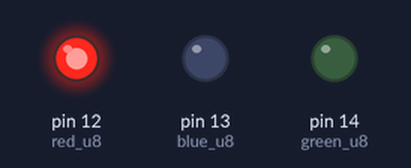
The sketch below on a simulated Arduino Uno, built with avr-gcc and run on an emulated ATmega328P. On the bench: output pins drawn as LEDs (lit = HIGH).

Above: at 0.5 s.
At 1.5 s:
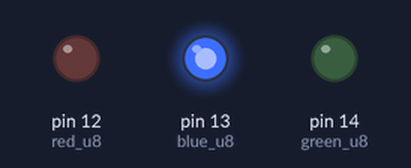
At 5.5 s:
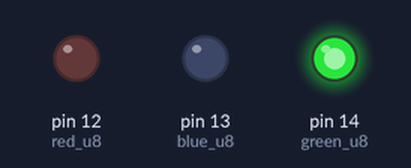
Timing chart, 0 to 6.9 s (numbered marks = the images above):
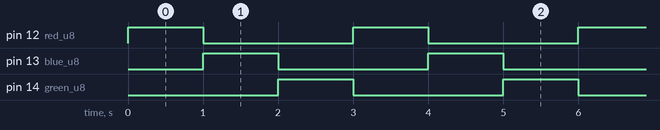

Measured:
- by itself, pin 12 (red_u8), pin 13 (blue_u8), pin 14 (green_u8): alternates HIGH for 1.0 s and LOW for 2.0 s
- by itself, everything shown: repeats every 3.0 s, in 4 steps

The sketch:

RBG.ino
```cpp
#define red_u8 12
#define blue_u8 13
#define green_u8 14


void setup() {
  pinMode(red_u8,OUTPUT);
  pinMode(blue_u8,OUTPUT);
  pinMode(green_u8,OUTPUT);
}

void loop() {
  digitalWrite(red_u8,HIGH);
  delay(1000);
  digitalWrite(red_u8,LOW);
  digitalWrite(blue_u8,HIGH);
  delay(1000);
  digitalWrite(blue_u8,LOW);
  digitalWrite(green_u8, HIGH);
  delay(1000);
  digitalWrite(green_u8,LOW);
}
```
